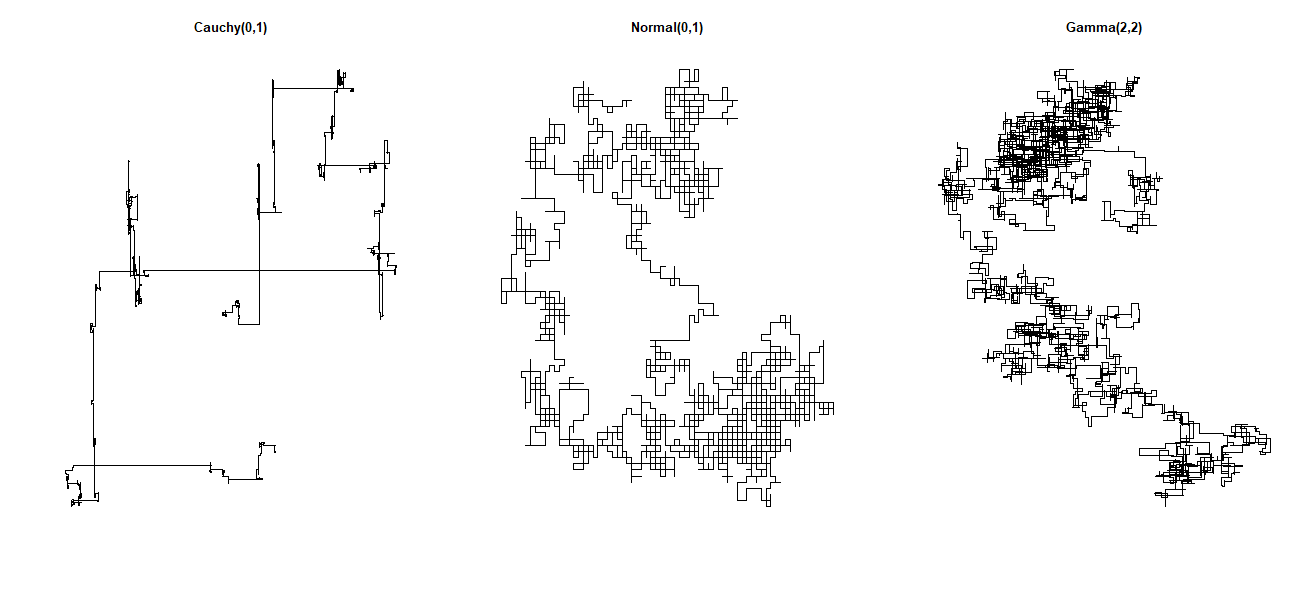

R code for this plot:
############################################
############################################
### Random Walk & Levy Flight Simulation ###
############################################
############################################


#Clear Environment and load libraries
rm(list = ls())
library(tidyverse)
library(reshape2)


############################
### Random Walk Function ###
############################

random_walk = function(grid, steps, seed = NULL)
{
  set.seed(seed)
  height = dim(grid)[1]
  width = dim(grid)[2]
  y = width/2
  x = height/2
  for(t in 1:steps)
  {
    #determine movement direction
    xy_choice = sample(c('x', 'y'), 1)
    if(xy_choice == 'x')
    {
      move = sample(c(-1,1), 1)
      x = x + move
    } else {
      move = sample(c(-1,1), 1)
      y = y + move
    }
    
    #wrap around edges
    if (x > width) {
      x = 1
    } else if (x < 1) {
      x = width
    }
    if (y > height) {
      y = 1
    } else if (y < 1) {
      y = height
    }
    
    grid[x,y] = 1
  }
  
  return(grid)
  
}


############################
### Levy Flight Function ###
############################

levy = function(x0, y0, steps, seed, distribution = 'cauchy')
{
  set.seed(seed)
  x = x0
  y = y0
  output = c(x, y)
  for(t in 1:steps)
  {
    #determine stepsize
    if(distribution == 'cauchy')
    {
      stepsize = rcauchy(1)
    } else if(distribution == 'normal'){
      stepsize = rnorm(1)
    } else if (distribution == 'gamma'){
      stepsize = rgamma(1, shape = 2, scale = 2)
    }
    
    #determine movement direction
    xy_choice = sample(c('x', 'y'), 1)
    if(xy_choice == 'x')
    {
      move = sample(c(-1,1), 1)
      x = round(x + move*stepsize)
    } else {
      move = sample(c(-1,1), 1)
      y = round(y + move*stepsize)
    }
    
    output = rbind(output, c(x,y))
  }
  
  return(output)
}


########################
### Plot Random Walk ###
########################

dim = 500
grid = matrix(0, nrow = dim, ncol = dim)
steps = 100000
seed = 2022

grid = random_walk(grid, steps = steps, seed = seed)

image(1:nrow(grid), 1:ncol(grid), t(grid),
      col = gray.colors(2, start = 1, end = 0),
      axes = FALSE, xlab = '', ylab = '')



#######################################
### Plot Random Walk w/ Levy Flight ###
#######################################

x0 = 0
y0 = 0
steps = 5000
seed = 1997


par(mfrow = c(1,3))
distribution = 'cauchy'
output = levy(x0, y0, steps, seed, distribution)
plot(output, type = 'l', axes = FALSE,
     xlab = '', ylab = '', main = 'Cauchy(0,1)')

distribution = 'normal'
output = levy(x0, y0, steps, seed, distribution)
plot(output, type = 'l', axes = FALSE,
     xlab = '', ylab = '', main = 'Normal(0,1)')

distribution = 'gamma'
output = levy(x0, y0, steps, seed, distribution)
plot(output, type = 'l', axes = FALSE,
     xlab = '', ylab = '', main = 'Gamma(2,2)')
